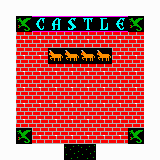

Below is a game level as drawn by its tile map, then a one-line description and the .tmx that defines it (tile-layer data replaced by summaries):
An orthogonal 10x10 tile map with 16x16 px tiles, 2 tile layers (floorLayer, cityLayer).

<map version="1.2" tiledversion="1.2.3" orientation="orthogonal" renderorder="right-down" width="10" height="10" tilewidth="16" tileheight="16" infinite="0" nextlayerid="3" nextobjectid="1">
 <tileset firstgid="1" name="ultima" tilewidth="16" tileheight="16" tilecount="256" columns="16">
  <image source="ultima.gif" width="256" height="256" />
  <tile id="4">
   <properties>
    <property name="grass" type="bool" value="true" />
   </properties>
  </tile>
  <tile id="60">
   <properties>
    <property name="chest" type="bool" value="true" />
   </properties>
  </tile>
  <tile id="72">
   <properties>
    <property name="walls" type="bool" value="true" />
   </properties>
  </tile>
  <tile id="92">
   <properties>
    <property name="horse" type="bool" value="true" />
   </properties>
  </tile>
 </tileset>
 <layer id="2" name="floorLayer" width="10" height="10">
  <data>[100 cells, 64 non-empty, 1 distinct tile ids]</data>
 </layer>
 <layer id="1" name="cityLayer" width="10" height="10">
  <data>[100 cells, 50 non-empty, 10 distinct tile ids]</data>
 </layer>
</map>